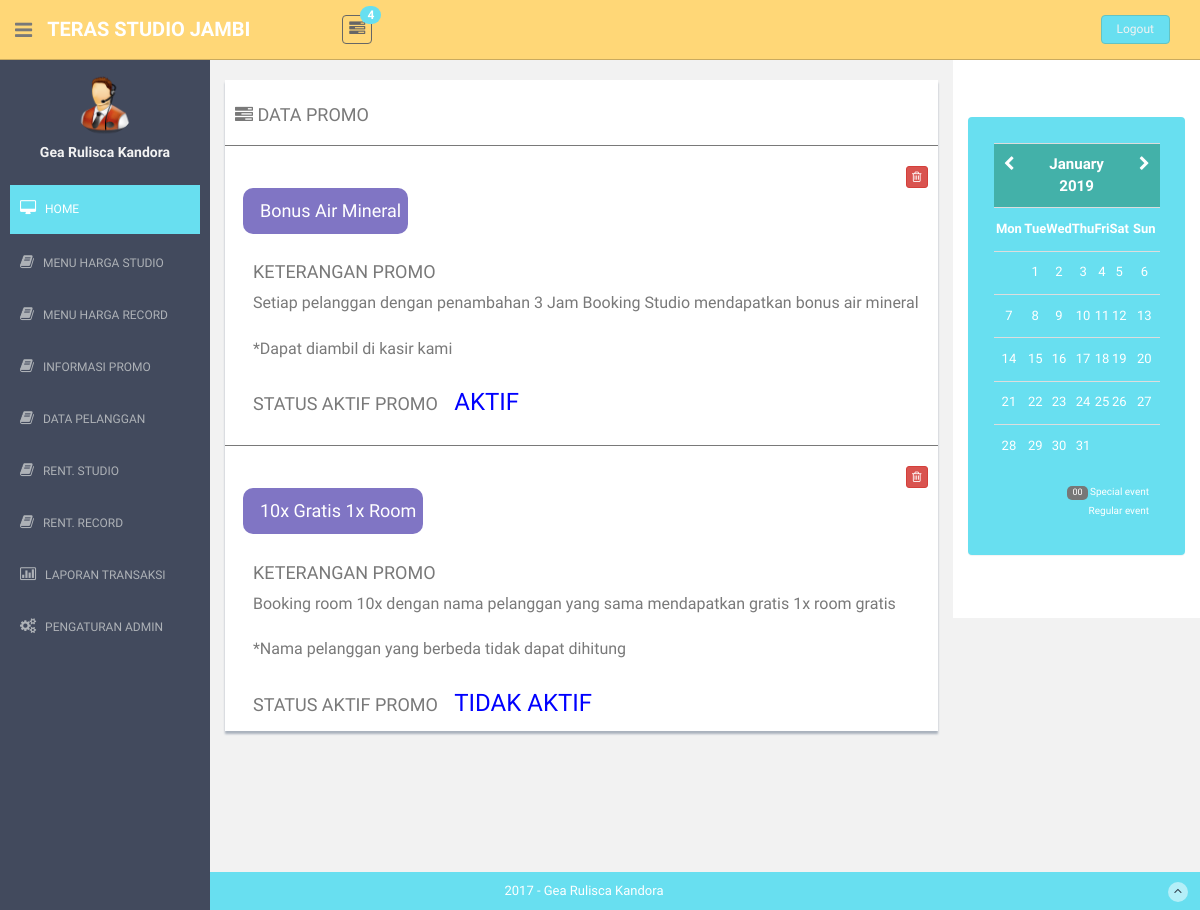
The page /tampil_data_promo.php (signed in) on the database its author committed.
### tables this page shows
CREATE TABLE `informasi_promo` (
  `id_promo` int(2) NOT NULL,
  `promo` varchar(30) NOT NULL,
  `keterangan_promo` text NOT NULL,
  `status_aktif_promo` varchar(12) NOT NULL
);

### tampil_data_promo.php (the view, shortened to what this page needs)
<!DOCTYPE html>
<html lang="en">
  <head>
    <link href="assets/css/bootstrap.css" rel="stylesheet">
    <link href="assets/font-awesome/css/font-awesome.css" rel="stylesheet" />
    <link rel="stylesheet" type="text/css" href="assets/css/zabuto_calendar.css">
    <link rel="stylesheet" type="text/css" href="assets/js/gritter/css/jquery.gritter.css" />
    <link rel="stylesheet" type="text/css" href="assets/lineicons/style.css">
    <link href="assets/css/style.css" rel="stylesheet">
    <link href="assets/css/style-responsive.css" rel="stylesheet">
  </head>
  <body>
  <section id="container" >
      <?php include("header.php"); ?>
      <?php include("sidebar_left.php"); ?>
      <section id="main-content">
          <section class="wrapper">
              <div class="row">
                  <div class="col-lg-9 main-chart">
                  	<div class="row mtbox">
                    <div class="col-md-12" style="position:relative; top:-80px;">
                      <div class="content-panel">
                      <h4><i class="fa fa-tasks"></i> DATA PROMO</h4>
           					<?php
                                    $data=mysql_query("select * from informasi_promo");
                                    while($ulang_data=mysql_fetch_assoc($data)){
                                    $keterangan_promo=nl2br($ulang_data['keterangan_promo']);
                              ?>
	                  	  	  <hr>
                              <div align="right" style="margin-right:10px">
                                <a href="hapus_data_promo.php?id_promo=<?php echo $ulang_data['id_promo']; ?>" title="HAPUS"><button class="btn btn-danger btn-xs"><i class="fa fa-trash-o "></i></button></a>
                              </div>
                              <table width="832" border="0">
  <tr>
    <td width="11">&nbsp;</td>
    <td width="499" rowspan="4"><span class="badge bg-primary"><h4><?php echo $ulang_data['promo']; ?></h4></span><br><br /><h4>KETERANGAN PROMO</h4> <div style="margin-left:10px; font-size:16px;"><?php echo $keterangan_promo; ?></div><br><h4>STATUS AKTIF PROMO <font size="+2" color="#0000FF">&nbsp;&nbsp;<?php echo $ulang_data['status_aktif_promo']; ?></font></h4></td>
    </tr>
  <tr>
    <td>&nbsp;</td>
    </tr>
  <tr>
    <td>&nbsp;</td>
    </tr>
  <tr>
    <td>&nbsp;</td>
    </tr>
</table>
                             <?php } ?>
                      </div>
                  </div>
                  	</div>
                  </div>
                  <?php include("sidebar_right.php"); ?>
              </div><! --/row -->
          </section>
      </section>
      <?php include("footer.php"); ?>
  </section>
  </body>
</html>

### assets/css/style.css (style rules this page uses)
body { color: #797979; background: #f2f2f2; font-family: 'Ruda', sans-serif; padding: 0px !important; margin: 0px !important; font-size:13px; }
a, a:hover, a:focus { text-decoration: none; outline: none; }
#container { width: 100%; height: 100%; }
hr { margin-top: 20px; margin-bottom: 20px; border: 0; border-top: 1px solid #797979; }
#main-content { margin-left: 210px; }
.wrapper { display: inline-block; margin-top: 60px; padding-left: 15px; padding-right: 15px; padding-bottom: 15px; padding-top: 0px; width: 100%; }
.mtbox { margin-top: 80px; margin-bottom: 40px; }
.main-chart { padding-top: 20px; }
.content-panel { background: #ffffff; box-shadow: 0px 3px 2px #aab2bd; padding-top: 15px; padding-bottom: 5px; }
.content-panel h4 { margin-left: 10px; }
.badge.bg-primary { background: #8075c4; }

### rows shown on the page
informasi_promo: promo "Bonus Air Mineral", keterangan_promo "Setiap pelanggan dengan penambahan 3 Jam Booking Studio mendapatkan bonus air mineral *Dapat diambil di kasir kami", status_aktif_promo "AKTIF"
informasi_promo: promo "10x Gratis 1x Room", keterangan_promo "Booking room 10x dengan nama pelanggan yang sama mendapatkan gratis 1x room gratis *Nama pelanggan yang berbeda tidak dapat dihitung", status_aktif_promo "TIDAK AKTIF"

### other values the page prints
$hitung_pemberitahuan "4"
$_SESSION['nama_admin'] "Gea Rulisca Kandora"
